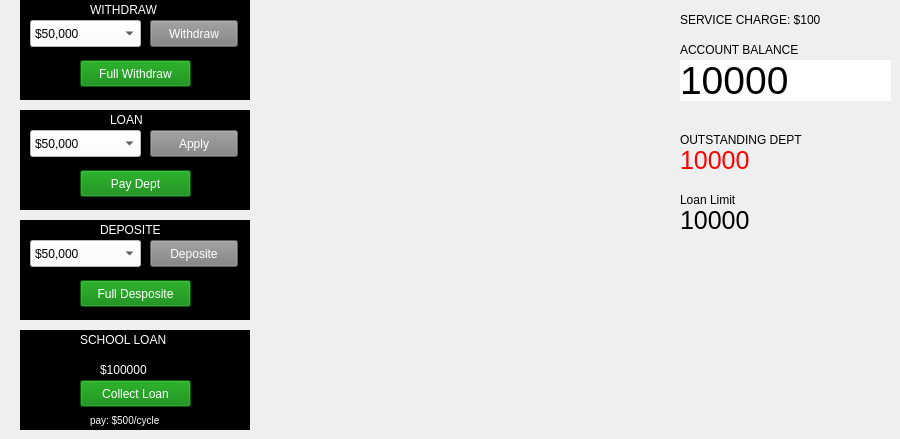
     <widget class="QWidget" name="bankPage">
      <property name="styleSheet">
       <string notr="true"/>
      </property>
      <widget class="QWidget" name="widget_16" native="true">
       <property name="geometry">
        <rect>
         <x>20</x>
         <y>220</y>
         <width>230</width>
         <height>100</height>
        </rect>
       </property>
       <property name="styleSheet">
        <string notr="true">background-color:  black;</string>
       </property>
       <widget class="QLabel" name="label_15">
        <property name="geometry">
         <rect>
          <x>80</x>
          <y>0</y>
          <width>91</width>
          <height>20</height>
         </rect>
        </property>
        <property name="styleSheet">
         <string notr="true">color: white;</string>
        </property>
        <property name="text">
         <string>DEPOSITE</string>
        </property>
       </widget>
       <widget class="QComboBox" name="depositeComboBox">
        <property name="geometry">
         <rect>
          <x>10</x>
          <y>20</y>
          <width>111</width>
          <height>27</height>
         </rect>
        </property>
        <property name="styleSheet">
         <string notr="true">background-color: white;
color: black;</string>
        </property>
        <item>
         <property name="text">
          <string>$50,000</string>
         </property>
        </item>
        <item>
         <property name="text">
          <string>$100,000</string>
         </property>
        </item>
        <item>
         <property name="text">
          <string>$200,000</string>
         </property>
        </item>
        <item>
         <property name="text">
          <string>$250,000</string>
         </property>
        </item>
       </widget>
       <widget class="QPushButton" name="depositeButton">
        <property name="geometry">
         <rect>
          <x>130</x>
          <y>20</y>
          <width>88</width>
          <height>27</height>
         </rect>
        </property>
        <property name="styleSheet">
         <string notr="true">background-color: grey;
color: white;</string>
        </property>
        <property name="text">
         <string>Deposite</string>
        </property>
       </widget>
       <widget class="QPushButton" name="fullDepositeButton">
        <property name="geometry">
         <rect>
          <x>60</x>
          <y>60</y>
          <width>111</width>
          <height>27</height>
         </rect>
        </property>
        <property name="styleSheet">
         <string notr="true">background-color: green;
color: white;</string>
        </property>
        <property name="text">
         <string>Full Desposite</string>
        </property>
       </widget>
      </widget>
      <widget class="QWidget" name="widget_17" native="true">
       <property name="geometry">
        <rect>
         <x>20</x>
         <y>0</y>
         <width>230</width>
         <height>100</height>
        </rect>
       </property>
       <property name="styleSheet">
        <string notr="true">background-color: black;</string>
       </property>
       <widget class="QLabel" name="label_16">
        <property name="geometry">
         <rect>
          <x>70</x>
          <y>0</y>
          <width>91</width>
          <height>20</height>
         </rect>
        </property>
        <property name="styleSheet">
         <string notr="true">color: white;</string>
        </property>
        <property name="text">
         <string>WITHDRAW</string>
        </property>
       </widget>
       <widget class="QComboBox" name="withdrawalComboBox">
        <property name="geometry">
         <rect>
          <x>10</x>
          <y>20</y>
          <width>111</width>
          <height>27</height>
         </rect>
        </property>
        <property name="styleSheet">
         <string notr="true">background-color: white;
color: black;</string>
        </property>
        <item>
         <property name="text">
          <string>$50,000</string>
         </property>
        </item>
        <item>
         <property name="text">
          <string>$100,000</string>
         </property>
        </item>
        <item>
         <property name="text">
          <string>$200,000</string>
         </property>
        </item>
        <item>
         <property name="text">
          <string>$250,000</string>
         </property>
        </item>
       </widget>
       <widget class="QPushButton" name="fullWithdrawalButton">
        <property name="geometry">
         <rect>
          <x>60</x>
          <y>60</y>
          <width>111</width>
          <height>27</height>
         </rect>
        </property>
        <property name="styleSheet">
         <string notr="true">background-color: green;
color: white;</string>
        </property>
        <property name="text">
         <string>Full Withdraw</string>
        </property>
       </widget>
       <widget class="QPushButton" name="withdrawalButton">
        <property name="geometry">
         <rect>
          <x>130</x>
          <y>20</y>
          <width>88</width>
          <height>27</height>
         </rect>
        </property>
        <property name="styleSheet">
         <string notr="true">background-color: grey;
color: white;</string>
        </property>
        <property name="text">
         <string>Withdraw</string>
        </property>
       </widget>
      </widget>
      <widget class="QWidget" name="widget_18" native="true">
       <property name="geometry">
        <rect>
         <x>20</x>
         <y>110</y>
         <width>230</width>
         <height>100</height>
        </rect>
       </property>
       <property name="styleSheet">
        <string notr="true">background-color: black;</string>
       </property>
       <widget class="QLabel" name="label_17">
        <property name="geometry">
         <rect>
          <x>90</x>
          <y>0</y>
          <width>91</width>
          <height>20</height>
         </rect>
        </property>
        <property name="styleSheet">
         <string notr="true">color: white;</string>
        </property>
        <property name="text">
         <string>LOAN</string>
        </property>
       </widget>
       <widget class="QPushButton" name="loanButton">
        <property name="geometry">
         <rect>
          <x>130</x>
          <y>20</y>
          <width>88</width>
          <height>27</height>
         </rect>
        </property>
        <property name="styleSheet">
         <string notr="true">background-color: grey;
color: white;</string>
        </property>
        <property name="text">
         <string>Apply</string>
        </property>
       </widget>
       <widget class="QComboBox" name="loanComboBox">
        <property name="geometry">
         <rect>
          <x>10</x>
          <y>20</y>
          <width>111</width>
          <height>27</height>
         </rect>
        </property>
        <property name="styleSheet">
         <string notr="true">background-color: white;
color: black;</string>
        </property>
        <item>
         <property name="text">
          <string>$50,000</string>
         </property>
        </item>
        <item>
         <property name="text">
          <string>$100,000</string>
         </property>
        </item>
        <item>
         <property name="text">
          <string>$200,000</string>
         </property>
        </item>
        <item>
         <property name="text">
          <string>$250,000</string>
         </property>
        </item>
        <item>
         <property name="text">
          <string>$500,000</string>
         </property>
        </item>
        <item>
         <property name="text">
          <string>$1,000,000</string>
         </property>
        </item>
       </widget>
       <widget class="QPushButton" name="payLoanButton">
        <property name="geometry">
         <rect>
          <x>60</x>
          <y>60</y>
          <width>111</width>
          <height>27</height>
         </rect>
        </property>
        <property name="styleSheet">
         <string notr="true">background-color: green;
color: white;</string>
        </property>
        <property name="text">
         <string>Pay Dept</string>
        </property>
       </widget>
      </widget>
      <widget class="QLabel" name="label_18">
       <property name="geometry">
        <rect>
         <x>680</x>
         <y>10</y>
         <width>171</width>
         <height>20</height>
        </rect>
       </property>
       <property name="styleSheet">
        <string notr="true">color: black;</string>
       </property>
       <property name="text">
        <string>SERVICE CHARGE: $100</string>
       </property>
      </widget>
      <widget class="QLabel" name="label_19">
       <property name="geometry">
        <rect>
         <x>680</x>
         <y>130</y>
         <width>171</width>
         <height>20</height>
        </rect>
       </property>
       <property name="styleSheet">
        <string notr="true">color: black;</string>
       </property>
       <property name="text">
        <string>OUTSTANDING DEPT</string>
       </property>
      </widget>
      <widget class="QLabel" name="outstandingDept">
       <property name="geometry">
        <rect>
         <x>680</x>
         <y>150</y>
         <width>111</width>
         <height>21</height>
        </rect>
       </property>
       <property name="styleSheet">
        <string notr="true">color:  red;
font-size: 25px;</string>
       </property>
       <property name="text">
        <string>10000</string>
       </property>
      </widget>
      <widget class="QLabel" name="bankAccountBalance">
       <property name="geometry">
        <rect>
         <x>680</x>
         <y>60</y>
         <width>211</width>
         <height>41</height>
        </rect>
       </property>
       <property name="styleSheet">
        <string notr="true">color:  black;
font-size: 39px;
background-color: white;
self-align: center;</string>
       </property>
       <property name="text">
        <string>10000</string>
       </property>
      </widget>
      <widget class="QLabel" name="label_21">
       <property name="geometry">
        <rect>
         <x>680</x>
         <y>40</y>
         <width>151</width>
         <height>20</height>
        </rect>
       </property>
       <property name="styleSheet">
        <string notr="true">color: black;</string>
       </property>
       <property name="text">
        <string>ACCOUNT BALANCE</string>
       </property>
      </widget>
      <widget class="QLabel" name="label_2">
       <property name="geometry">
        <rect>
         <x>680</x>
         <y>190</y>
         <width>101</width>
         <height>19</height>
        </rect>
       </property>
       <property name="styleSheet">
        <string notr="true">color: black;</string>
       </property>
       <property name="text">
        <string>Loan Limit</string>
       </property>
      </widget>
      <widget class="QLabel" name="loanLimitLabel">
       <property name="geometry">
        <rect>
         <x>680</x>
         <y>210</y>
         <width>101</width>
         <height>21</height>
        </rect>
       </property>
       <property name="styleSheet">
        <string notr="true">color: black;
font-size: 25px;</string>
       </property>
       <property name="text">
        <string>10000</string>
       </property>
      </widget>
      <widget class="QWidget" name="widget_19" native="true">
       <property name="geometry">
        <rect>
         <x>20</x>
         <y>330</y>
         <width>230</width>
         <height>100</height>
        </rect>
       </property>
       <property name="styleSheet">
        <string notr="true">background-color:  black;</string>
       </property>
       <widget class="QLabel" name="label_24">
        <property name="geometry">
         <rect>
          <x>60</x>
          <y>0</y>
          <width>111</width>
          <height>20</height>
         </rect>
        </property>
        <property name="styleSheet">
         <string notr="true">color: white;</string>
        </property>
        <property name="text">
         <string>SCHOOL LOAN</string>
        </property>
       </widget>
       <widget class="QPushButton" name="collectSchoolLoanButton">
        <property name="geometry">
         <rect>
          <x>60</x>
          <y>50</y>
          <width>111</width>
          <height>27</height>
         </rect>
        </property>
        <property name="styleSheet">
         <string notr="true">background-color: green;
color: white;</string>
        </property>
        <property name="text">
         <string>Collect Loan</string>
        </property>
       </widget>
       <widget class="QLabel" name="schoolLoanLimit">
        <property name="geometry">
         <rect>
          <x>80</x>
          <y>30</y>
          <width>81</width>
          <height>20</height>
         </rect>
        </property>
        <property name="styleSheet">
         <string notr="true">color: white;</string>
        </property>
        <property name="text">
         <string>$100000</string>
        </property>
       </widget>
       <widget class="QLabel" name="label_25">
        <property name="geometry">
         <rect>
          <x>70</x>
          <y>80</y>
          <width>111</width>
          <height>20</height>
         </rect>
        </property>
        <property name="styleSheet">
         <string notr="true">color: white;
font-size: 10px;</string>
        </property>
        <property name="text">
         <string>pay: $500/cycle</string>
        </property>
       </widget>
      </widget>
     </widget>
